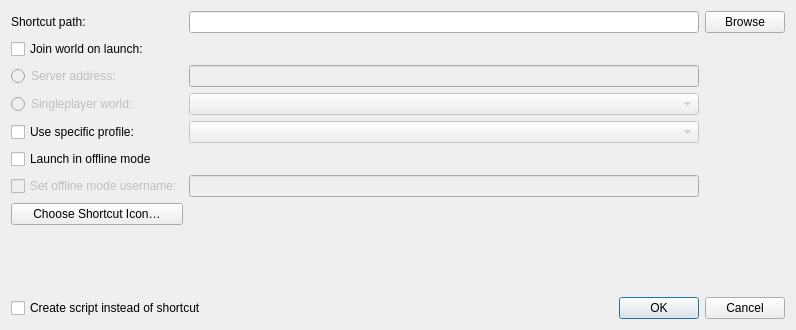
<?xml version="1.0" encoding="UTF-8"?>
<!--
 Copyright 2022-2023 arthomnix
 This source is subject to the Microsoft Public License (MS-PL).
 Please see the COPYING.md file for more information.
-->
<ui version="4.0">
 <class>CreateShortcutDialog</class>
 <widget class="QDialog" name="CreateShortcutDialog">
  <property name="geometry">
   <rect>
    <x>0</x>
    <y>0</y>
    <width>796</width>
    <height>330</height>
   </rect>
  </property>
  <property name="minimumSize">
   <size>
    <width>796</width>
    <height>230</height>
   </size>
  </property>
  <property name="windowTitle">
   <string>Create Shortcut</string>
  </property>
  <layout class="QVBoxLayout" name="verticalLayout_2">
   <item>
    <layout class="QGridLayout" name="gridLayout">
     <property name="sizeConstraint">
      <enum>QLayout::SetDefaultConstraint</enum>
     </property>
     <item row="7" column="0">
      <widget class="QPushButton" name="shortcutIconButton">
       <property name="text"><string>Choose Shortcut Icon…</string></property>
      </widget>
     </item>
     <item row="0" column="0">
      <widget class="QLabel" name="shortcutPathLabel">
       <property name="text">
        <string>Shortcut path:</string>
       </property>
      </widget>
     </item>
     <item row="4" column="0">
      <widget class="QCheckBox" name="useProfileCheckBox">
       <property name="text">
        <string>Use specific profile:</string>
       </property>
      </widget>
     </item>
     <item row="3" column="1">
      <widget class="QComboBox" name="joinSingleplayer">
       <property name="enabled">
        <bool>false</bool>
       </property>
      </widget>
     </item>
     <item row="5" column="0">
      <widget class="QCheckBox" name="launchOfflineCheckBox">
       <property name="text">
        <string>Launch in offline mode</string>
       </property>
      </widget>
     </item>
     <item row="6" column="1">
      <widget class="QLineEdit" name="offlineUsername">
       <property name="enabled">
        <bool>false</bool>
       </property>
      </widget>
     </item>
     <item row="1" column="0">
      <widget class="QCheckBox" name="joinWorldCheckBox">
       <property name="text">
        <string>Join world on launch:</string>
       </property>
      </widget>
     </item>
     <item row="2" column="1">
      <widget class="QLineEdit" name="joinServer">
       <property name="enabled">
        <bool>false</bool>
       </property>
      </widget>
     </item>
     <item row="4" column="1">
      <widget class="QComboBox" name="profileComboBox">
       <property name="enabled">
        <bool>false</bool>
       </property>
      </widget>
     </item>
     <item row="0" column="1">
      <widget class="QLineEdit" name="shortcutPath"/>
     </item>
     <item row="6" column="0">
      <widget class="QCheckBox" name="offlineUsernameCheckBox">
       <property name="enabled">
        <bool>false</bool>
       </property>
       <property name="text">
        <string>Set offline mode username:</string>
       </property>
      </widget>
     </item>
     <item row="3" column="0">
      <widget class="QRadioButton" name="joinSingleplayerRadioButton">
       <property name="enabled">
        <bool>false</bool>
       </property>
       <property name="text">
        <string>Singleplayer world:</string>
       </property>
      </widget>
     </item>
     <item row="0" column="2">
      <widget class="QPushButton" name="shortcutPathBrowse">
       <property name="text">
        <string>Browse</string>
       </property>
      </widget>
     </item>
     <item row="2" column="0">
      <widget class="QRadioButton" name="joinServerRadioButton">
       <property name="enabled">
        <bool>false</bool>
       </property>
       <property name="text">
        <string>Server address:</string>
       </property>
      </widget>
     </item>
    </layout>
   </item>
   <item>
    <spacer name="verticalSpacer">
     <property name="orientation">
      <enum>Qt::Vertical</enum>
     </property>
     <property name="sizeHint" stdset="0">
      <size>
       <width>0</width>
       <height>0</height>
      </size>
     </property>
    </spacer>
   </item>
   <item>
    <layout class="QHBoxLayout" name="horizontalLayout">
     <property name="bottomMargin">
      <number>0</number>
     </property>
     <item>
      <widget class="QCheckBox" name="createScriptCheckBox">
       <property name="text">
        <string>Create script instead of shortcut</string>
       </property>
      </widget>
     </item>
     <item>
      <widget class="QDialogButtonBox" name="buttonBox">
       <property name="standardButtons">
        <set>QDialogButtonBox::Cancel|QDialogButtonBox::Ok</set>
       </property>
      </widget>
     </item>
    </layout>
   </item>
  </layout>
 </widget>
 <resources/>
 <connections>
  <connection>
   <sender>buttonBox</sender>
   <signal>accepted()</signal>
   <receiver>CreateShortcutDialog</receiver>
   <slot>accept()</slot>
   <hints>
    <hint type="sourcelabel">
     <x>397</x>
     <y>207</y>
    </hint>
    <hint type="destinationlabel">
     <x>397</x>
     <y>114</y>
    </hint>
   </hints>
  </connection>
  <connection>
   <sender>buttonBox</sender>
   <signal>rejected()</signal>
   <receiver>CreateShortcutDialog</receiver>
   <slot>reject()</slot>
   <hints>
    <hint type="sourcelabel">
     <x>397</x>
     <y>207</y>
    </hint>
    <hint type="destinationlabel">
     <x>397</x>
     <y>114</y>
    </hint>
   </hints>
  </connection>
  <connection>
   <sender>joinServer</sender>
   <signal>textChanged(QString)</signal>
   <receiver>CreateShortcutDialog</receiver>
   <slot>updateDialogState()</slot>
   <hints>
    <hint type="sourcelabel">
     <x>471</x>
     <y>61</y>
    </hint>
    <hint type="destinationlabel">
     <x>397</x>
     <y>114</y>
    </hint>
   </hints>
  </connection>
  <connection>
   <sender>joinWorldCheckBox</sender>
   <signal>toggled(bool)</signal>
   <receiver>joinServerRadioButton</receiver>
   <slot>setEnabled(bool)</slot>
   <hints>
    <hint type="sourcelabel">
     <x>122</x>
     <y>61</y>
    </hint>
    <hint type="destinationlabel">
     <x>140</x>
     <y>93</y>
    </hint>
   </hints>
  </connection>
  <connection>
   <sender>launchOfflineCheckBox</sender>
   <signal>stateChanged(int)</signal>
   <receiver>CreateShortcutDialog</receiver>
   <slot>updateDialogState()</slot>
   <hints>
    <hint type="sourcelabel">
     <x>122</x>
     <y>130</y>
    </hint>
    <hint type="destinationlabel">
     <x>397</x>
     <y>114</y>
    </hint>
   </hints>
  </connection>
  <connection>
   <sender>offlineUsername</sender>
   <signal>textChanged(QString)</signal>
   <receiver>CreateShortcutDialog</receiver>
   <slot>updateDialogState()</slot>
   <hints>
    <hint type="sourcelabel">
     <x>471</x>
     <y>162</y>
    </hint>
    <hint type="destinationlabel">
     <x>397</x>
     <y>114</y>
    </hint>
   </hints>
  </connection>
  <connection>
   <sender>offlineUsernameCheckBox</sender>
   <signal>stateChanged(int)</signal>
   <receiver>CreateShortcutDialog</receiver>
   <slot>updateDialogState()</slot>
   <hints>
    <hint type="sourcelabel">
     <x>122</x>
     <y>162</y>
    </hint>
    <hint type="destinationlabel">
     <x>397</x>
     <y>114</y>
    </hint>
   </hints>
  </connection>
  <connection>
   <sender>profileComboBox</sender>
   <signal>currentTextChanged(QString)</signal>
   <receiver>CreateShortcutDialog</receiver>
   <slot>updateDialogState()</slot>
   <hints>
    <hint type="sourcelabel">
     <x>471</x>
     <y>98</y>
    </hint>
    <hint type="destinationlabel">
     <x>397</x>
     <y>114</y>
    </hint>
   </hints>
  </connection>
  <connection>
   <sender>shortcutPath</sender>
   <signal>textChanged(QString)</signal>
   <receiver>CreateShortcutDialog</receiver>
   <slot>updateDialogState()</slot>
   <hints>
    <hint type="sourcelabel">
     <x>471</x>
     <y>23</y>
    </hint>
    <hint type="destinationlabel">
     <x>397</x>
     <y>114</y>
    </hint>
   </hints>
  </connection>
  <connection>
   <sender>useProfileCheckBox</sender>
   <signal>stateChanged(int)</signal>
   <receiver>CreateShortcutDialog</receiver>
   <slot>updateDialogState()</slot>
   <hints>
    <hint type="sourcelabel">
     <x>122</x>
     <y>98</y>
    </hint>
    <hint type="destinationlabel">
     <x>397</x>
     <y>114</y>
    </hint>
   </hints>
  </connection>
  <connection>
   <sender>joinWorldCheckBox</sender>
   <signal>toggled(bool)</signal>
   <receiver>joinSingleplayerRadioButton</receiver>
   <slot>setEnabled(bool)</slot>
   <hints>
    <hint type="sourcelabel">
     <x>140</x>
     <y>59</y>
    </hint>
    <hint type="destinationlabel">
     <x>140</x>
     <y>132</y>
    </hint>
   </hints>
  </connection>
  <connection>
   <sender>joinServerRadioButton</sender>
   <signal>toggled(bool)</signal>
   <receiver>joinServer</receiver>
   <slot>setEnabled(bool)</slot>
   <hints>
    <hint type="sourcelabel">
     <x>140</x>
     <y>93</y>
    </hint>
    <hint type="destinationlabel">
     <x>489</x>
     <y>93</y>
    </hint>
   </hints>
  </connection>
  <connection>
   <sender>joinSingleplayerRadioButton</sender>
   <signal>toggled(bool)</signal>
   <receiver>joinSingleplayer</receiver>
   <slot>setEnabled(bool)</slot>
   <hints>
    <hint type="sourcelabel">
     <x>140</x>
     <y>132</y>
    </hint>
    <hint type="destinationlabel">
     <x>489</x>
     <y>132</y>
    </hint>
   </hints>
  </connection>
  <connection>
   <sender>useProfileCheckBox</sender>
   <signal>toggled(bool)</signal>
   <receiver>profileComboBox</receiver>
   <slot>setEnabled(bool)</slot>
   <hints>
    <hint type="sourcelabel">
     <x>140</x>
     <y>171</y>
    </hint>
    <hint type="destinationlabel">
     <x>489</x>
     <y>171</y>
    </hint>
   </hints>
  </connection>
  <connection>
   <sender>launchOfflineCheckBox</sender>
   <signal>toggled(bool)</signal>
   <receiver>offlineUsernameCheckBox</receiver>
   <slot>setEnabled(bool)</slot>
   <hints>
    <hint type="sourcelabel">
     <x>140</x>
     <y>205</y>
    </hint>
    <hint type="destinationlabel">
     <x>140</x>
     <y>239</y>
    </hint>
   </hints>
  </connection>
  <connection>
   <sender>joinSingleplayer</sender>
   <signal>currentTextChanged(QString)</signal>
   <receiver>CreateShortcutDialog</receiver>
   <slot>updateDialogState()</slot>
   <hints>
    <hint type="sourcelabel">
     <x>489</x>
     <y>132</y>
    </hint>
    <hint type="destinationlabel">
     <x>397</x>
     <y>164</y>
    </hint>
   </hints>
  </connection>
  <connection>
   <sender>joinServerRadioButton</sender>
   <signal>toggled(bool)</signal>
   <receiver>CreateShortcutDialog</receiver>
   <slot>updateDialogState()</slot>
   <hints>
    <hint type="sourcelabel">
     <x>140</x>
     <y>93</y>
    </hint>
    <hint type="destinationlabel">
     <x>397</x>
     <y>164</y>
    </hint>
   </hints>
  </connection>
  <connection>
   <sender>joinSingleplayerRadioButton</sender>
   <signal>toggled(bool)</signal>
   <receiver>CreateShortcutDialog</receiver>
   <slot>updateDialogState()</slot>
   <hints>
    <hint type="sourcelabel">
     <x>140</x>
     <y>132</y>
    </hint>
    <hint type="destinationlabel">
     <x>397</x>
     <y>164</y>
    </hint>
   </hints>
  </connection>
 </connections>
 <slots>
  <slot>updateDialogState()</slot>
 </slots>
</ui>
